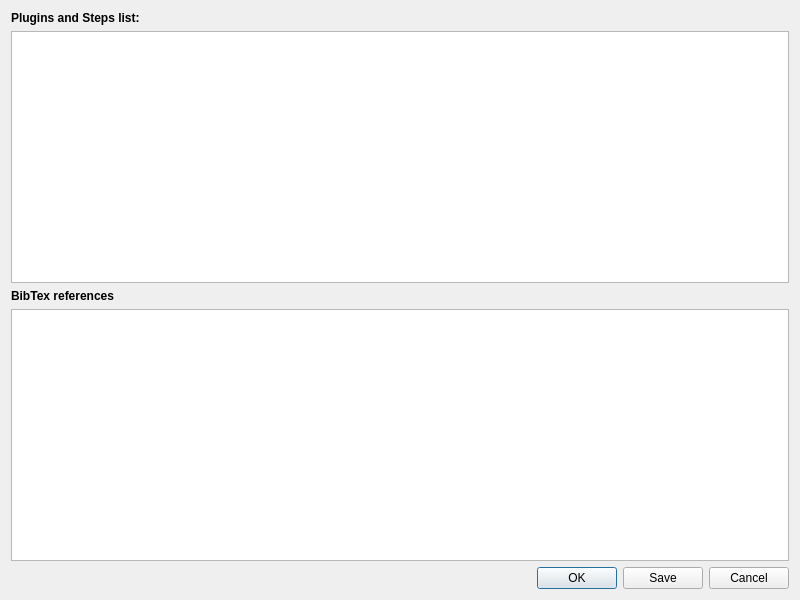
<?xml version="1.0" encoding="UTF-8"?>
<ui version="4.0">
 <class>GCitationDialog</class>
 <widget class="QDialog" name="GCitationDialog">
  <property name="geometry">
   <rect>
    <x>0</x>
    <y>0</y>
    <width>800</width>
    <height>600</height>
   </rect>
  </property>
  <property name="windowTitle">
   <string>Dialog</string>
  </property>
  <layout class="QVBoxLayout" name="verticalLayout">
   <item>
    <widget class="QLabel" name="label">
     <property name="font">
      <font>
       <weight>75</weight>
       <bold>true</bold>
      </font>
     </property>
     <property name="text">
      <string>Plugins and Steps list:</string>
     </property>
    </widget>
   </item>
   <item>
    <widget class="QTextEdit" name="te_pluginsAndSteps"/>
   </item>
   <item>
    <widget class="QLabel" name="label2">
     <property name="font">
      <font>
       <weight>75</weight>
       <bold>true</bold>
      </font>
     </property>
     <property name="text">
      <string>BibTex references</string>
     </property>
    </widget>
   </item>
   <item>
    <widget class="QTextEdit" name="te_bibTex"/>
   </item>
   <item>
    <widget class="QDialogButtonBox" name="buttonBox">
     <property name="orientation">
      <enum>Qt::Horizontal</enum>
     </property>
     <property name="standardButtons">
      <set>QDialogButtonBox::Cancel|QDialogButtonBox::Ok|QDialogButtonBox::Save</set>
     </property>
    </widget>
   </item>
  </layout>
 </widget>
 <resources/>
 <connections>
  <connection>
   <sender>buttonBox</sender>
   <signal>accepted()</signal>
   <receiver>GCitationDialog</receiver>
   <slot>accept()</slot>
   <hints>
    <hint type="sourcelabel">
     <x>248</x>
     <y>254</y>
    </hint>
    <hint type="destinationlabel">
     <x>157</x>
     <y>274</y>
    </hint>
   </hints>
  </connection>
  <connection>
   <sender>buttonBox</sender>
   <signal>rejected()</signal>
   <receiver>GCitationDialog</receiver>
   <slot>reject()</slot>
   <hints>
    <hint type="sourcelabel">
     <x>316</x>
     <y>260</y>
    </hint>
    <hint type="destinationlabel">
     <x>286</x>
     <y>274</y>
    </hint>
   </hints>
  </connection>
 </connections>
</ui>
